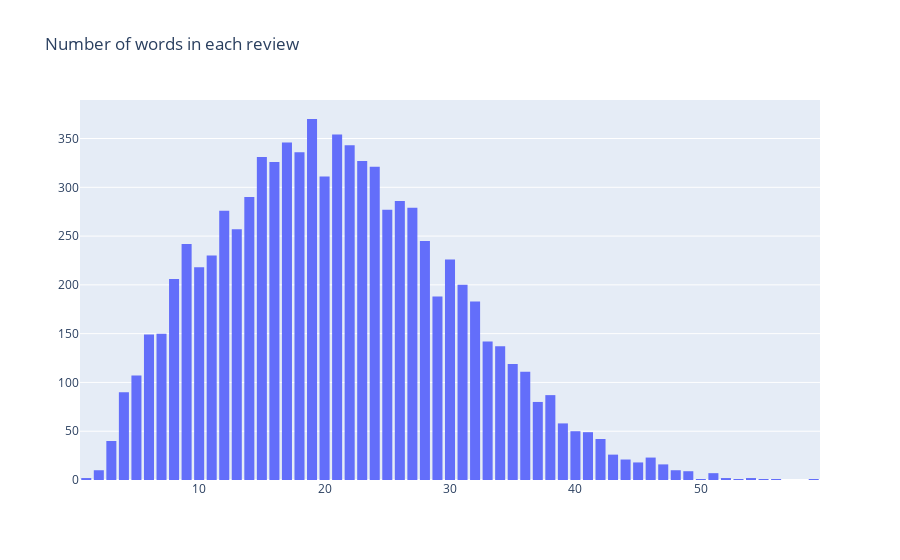

The notebook cell saved with this chart:
### Markdown cell above
Let's start with some basic exploration, just to get a feel for what we're working with.

### Code cell
import plotly.graph_objects as go

fig = go.Figure(data=[go.Histogram(x=reviews_df['text'].str.split().str.len())])
fig.update_layout(title='Number of words in each review', bargap=0.2)
fig.show()

### Figure 1 — Plotly figure (JSON) as saved in the notebook; plotly's stock layout.template omitted (floating-point values rounded to 4 significant figures; data arrays with more than 128 entries replaced by an {"elided": "..."} marker saying what was removed)
{"data": [{"type": "histogram", "x": {"elided": "8530 int values"}}], "layout": {"bargap": 0.2, "title": {"text": "Number of words in each review"}}}
